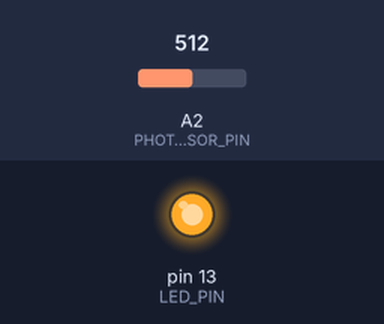
A sketch run on a simulated Arduino Uno, built with avr-gcc and run on an emulated ATmega328P. On the bench: output pins drawn as LEDs (lit = HIGH). The test bench sets the inputs (shaded band); at power-on: A2 (PHOTO_SENSOR_PIN) = 512. What the sketch prints to the serial monitor is not drawn.

Above: at 1.25 s.
1.3 s: A2 (PHOTO_SENSOR_PIN) set to 243
At 1.4 s:
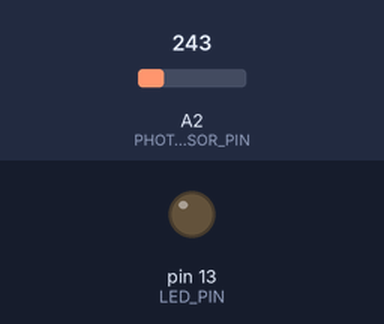
4.3 s: A2 (PHOTO_SENSOR_PIN) set to 226
Timing chart, 0 to 16.3 s (numbered marks = the images above; inputs shaded):
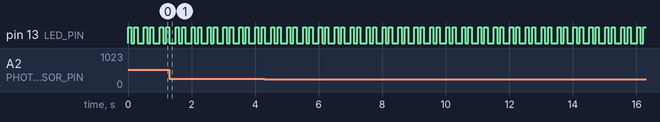

Measured:
- by itself, pin 13 (LED_PIN): repeats every 0.50 s: HIGH 0.10 s, LOW 0.10 s, HIGH 0.10 s, LOW 0.20 s

The sketch:

Light_Sensor_Alert_code.ino
```cpp
#define PHOTO_SENSOR_PIN A2  // Photoresistor pin
#define LED_PIN 13           // LED pin


const int BRIGHTNESS_THRESHOLD = 22;


int readBrightness();
String getBrightnessStatus(int brightnessValue);
void checkFireCondition(int brightness);
void handleSerialInput();


bool shouldBlink = false;

void setup() {
  Serial.begin(9600);
  pinMode(PHOTO_SENSOR_PIN, INPUT);
  pinMode(LED_PIN, OUTPUT);
}

void loop() {

  handleSerialInput();
  int brightness = readBrightness();
  Serial.print("Brightness: ");
  Serial.print(brightness);
  Serial.println(" %");

  Serial.print("Status: ");
  Serial.println(getBrightnessStatus(brightness));

  checkLightCondition(brightness);

  if (shouldBlink) {
    digitalWrite(LED_PIN, HIGH);
    delay(100);
    digitalWrite(LED_PIN, LOW);
    delay(100);
      digitalWrite(LED_PIN, HIGH);
    delay(100);
    digitalWrite(LED_PIN, LOW);
    delay(100);
  } else {
    digitalWrite(LED_PIN, LOW);
  }

  delay(100);
}


int readBrightness() {
  int rawValue = analogRead(PHOTO_SENSOR_PIN);
  return map(rawValue, 0, 1023, 0, 100);
}


String getBrightnessStatus(int brightnessValue) {
  if (brightnessValue > BRIGHTNESS_THRESHOLD) {
    return "Bright";
  } else {
    return "Dark";
  }
}


void checkLightCondition(int brightness) {
  if (brightness >= BRIGHTNESS_THRESHOLD) {
    shouldBlink = true;
  }
}


void handleSerialInput() {
  if (Serial.available() > 0) {
    String input = Serial.readStringUntil('\n');
    input.trim();
    if (input.equalsIgnoreCase("stop")) {
      shouldBlink = false;
      Serial.println("Blinking stopped.");
    }
  }
}
```
